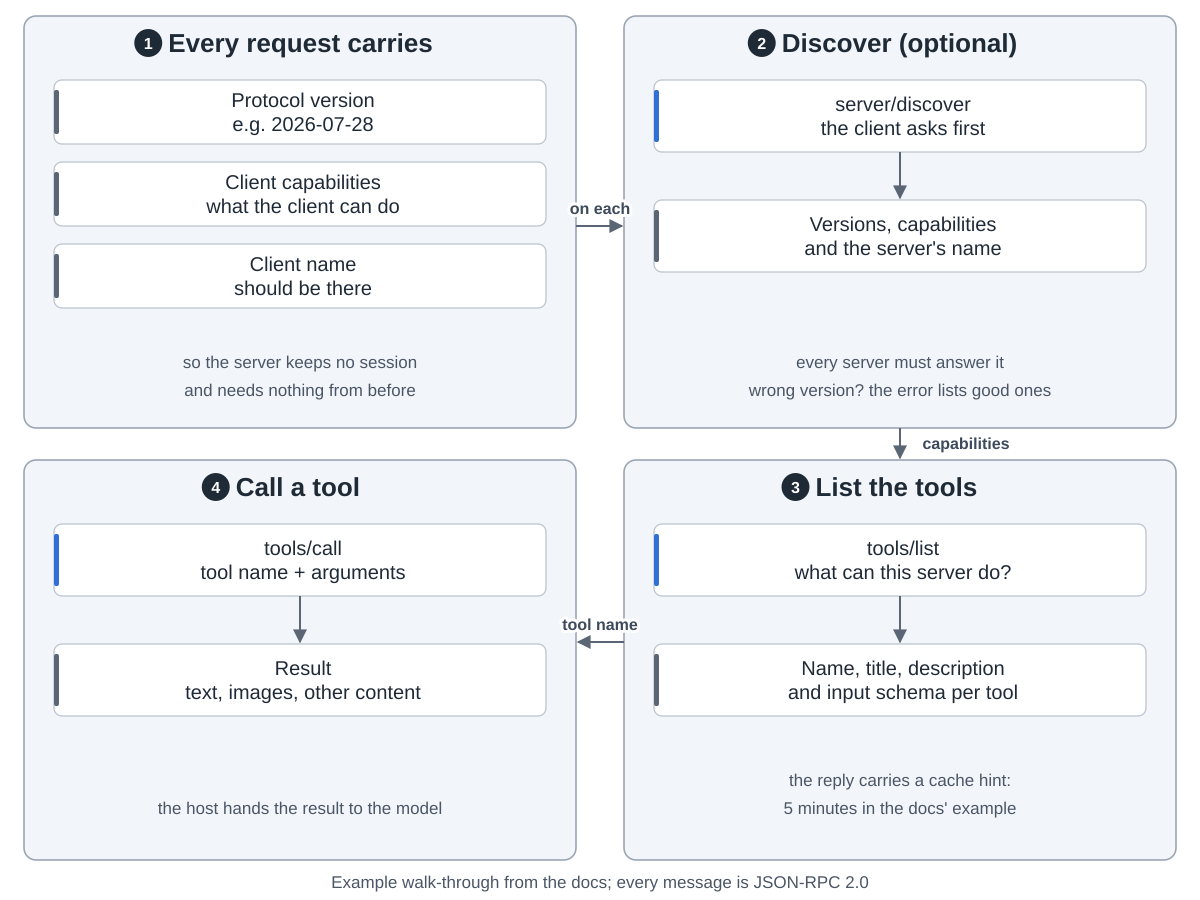

Write Python code to recreate this figure.
"""One MCP request, start to finish: per-request metadata, discovery, listing and calling a tool.
Drawn from https://modelcontextprotocol.io/docs/learn/architecture (Statelessness and discovery;
Example steps Discovery, Tool Discovery, Tool Execution) and
https://modelcontextprotocol.io/specification/2026-07-28/basic/index (Statelessness, _meta),
.../server/discover and .../basic/versioning.  Protocol version 2026-07-28, read 2026-10-05.
Run: python3 request.py

Snake order: 1 what every request carries (top left) -> 2 discover, optional (top right) ->
3 list the tools (bottom right) -> 4 call a tool (bottom left)."""
import sys
from pathlib import Path

sys.path.insert(0, str(Path(__file__).resolve().parents[2] / "tools"))
from archdiagram import Diagram  # noqa: E402

L, R, W = 24, 624, 552
T1, H1 = 16, 412
T2, H2 = 460, 400


def col(x, top, cards, h=64, gap=22, y0=64, arrows=False):
    """One column of wide cards, top to bottom, optionally joined by arrows."""
    for i, (lbl, kind) in enumerate(cards):
        y = top + y0 + i * (h + gap)
        d.card(x + 30, y, lbl, kind, w=492, h=h)
        if arrows and i:
            d.arrow(f"M{x + W / 2} {y - gap}V{y - 2}")


d = Diagram("One MCP request",
            "1 Every request carries, in its _meta field, the protocol version (for example 2026-07-28) and the "
            "client's capabilities, and should carry the client's name. So the server keeps no session and needs "
            "nothing from earlier requests. "
            "2 Discover, optional for the client: server/discover returns the server's supported versions, "
            "capabilities and name. Every server must answer it. If a request uses a version the server does not "
            "support, the error lists the versions it does. "
            "3 List the tools: tools/list returns each tool's name, title, description and input schema. The "
            "result carries a cache hint; five minutes in the docs' example. "
            "4 Call a tool: tools/call with the tool name and arguments returns content such as text or images, "
            "which the host hands to the model.")

d.group(L, T1, W, H1, "Every request carries", 1)
col(L, T1, [("Protocol version|e.g. 2026-07-28", "data"), ("Client capabilities|what the client can do", "data"),
            ("Client name|should be there", "data")], gap=18)
d.note(L + W / 2, T1 + 352, "so the server keeps no session")
d.note(L + W / 2, T1 + 380, "and needs nothing from before")

d.group(R, T1, W, H1, "Discover (optional)", 2)
col(R, T1, [("server/discover|the client asks first", "coding"),
            ("Versions, capabilities|and the server's name", "data")], h=72, gap=48, arrows=True)
d.note(R + W / 2, T1 + 352, "every server must answer it")
d.note(R + W / 2, T1 + 380, "wrong version? the error lists good ones")

d.group(R, T2, W, H2, "List the tools", 3)
col(R, T2, [("tools/list|what can this server do?", "coding"),
            ("Name, title, description|and input schema per tool", "data")], h=72, gap=48, arrows=True)
d.note(R + W / 2, T2 + 326, "the reply carries a cache hint:")
d.note(R + W / 2, T2 + 354, "5 minutes in the docs' example")

d.group(L, T2, W, H2, "Call a tool", 4)
col(L, T2, [("tools/call|tool name + arguments", "coding"),
            ("Result|text, images, other content", "data")], h=72, gap=48, arrows=True)
d.note(L + W / 2, T2 + 354, "the host hands the result to the model")

d.arrow(f"M{L + W} {T1 + 210}H{R - 2}", label="on each", at=(600, T1 + 198))
d.arrow(f"M{R + W / 2} {T1 + H1}V{T2 - 2}", label="capabilities", at=(R + W / 2 + 66, T1 + H1 + 21))
d.arrow(f"M{R} {T2 + 182}H{L + W + 2}", label="tool name", at=(600, T2 + 170))

d.note(600, 888, "Example walk-through from the docs; every message is JSON-RPC 2.0")

d.save(Path(__file__).with_name("request.svg"))
